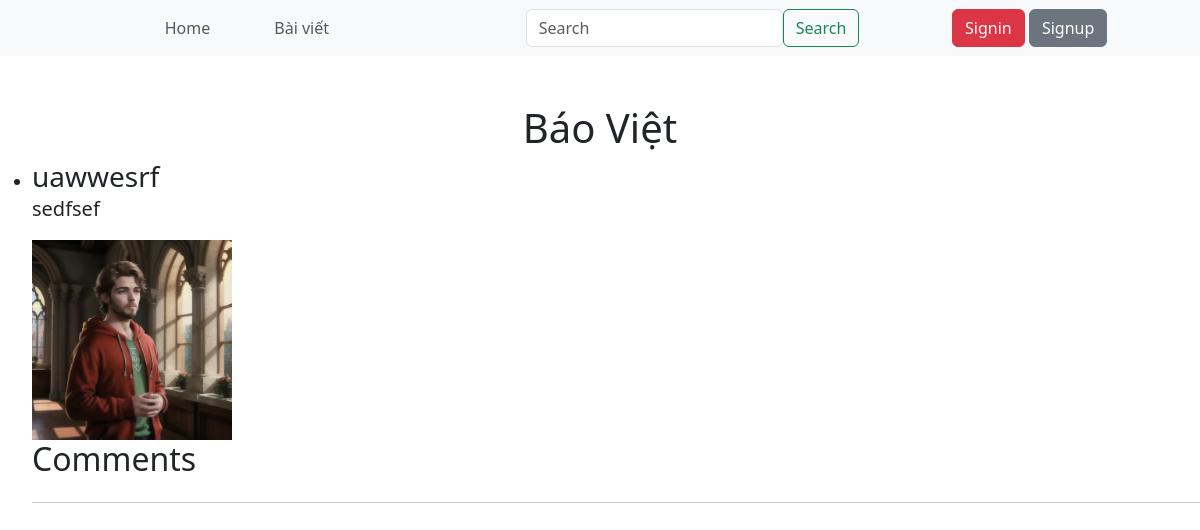
The page / on the database its author committed.
### app.py (models this page shows)
class Post(db.Model):
    id = db.Column(db.Integer, primary_key=True)
    title = db.Column(db.String(100), nullable=False)
    content = db.Column(db.Text, nullable=False)
    image_url = db.Column(db.String(100))
    status = db.Column(db.String(20), default='pending')
    comments = db.relationship('Comment', backref='post_relation', lazy=True)

### app.py (the view)
@app.route('/', methods=['GET', 'POST'])
def index():
    if request.method == 'POST':
        keyword = request.form.get('keyword')
        if keyword:
            posts = Post.query.filter(Post.title.ilike(f'%{keyword}%')).all()
            return render_template('index.html', posts=posts, keyword=keyword)
    posts = Post.query.all()
    comments = {post.id: Comment.query.filter_by(post_id=post.id).all() for post in posts}
    return render_template('index.html', posts=posts, comments=comments)

### templates/index.html (shortened to what this page needs)
<!DOCTYPE html>
<html lang="en">
  <head>
    <link
      rel="stylesheet"
      href="https://cdn.jsdelivr.net/npm/bootstrap@5.3.2/dist/css/bootstrap.min.css"
    />
  </head>
  <body>
    <nav class="navbar navbar-expand-lg navbar-light bg-light">
      <a class="navbar-brand" href="#"
        ><img
      /></a>
      <div
        class="collapse navbar-collapse d-flex justify-content-evenly"
        id="navbarTogglerDemo03"
      >
        <ul class="navbar-nav mr-auto mt-2 mt-lg-0">
          <li class="nav-item active pe-5">
            <a class="nav-link" href="/">Home</a>
          </li>
          <li class="nav-item pe-5">
            <a class="nav-link" href="/post">Bài viết</a>
          </li>
        </ul>
        <form class="form-inline my-2 my-lg-0 d-flex ms-5" method="POST">
          <input
            class="form-control mr-sm-2"
            type="text"
            placeholder="Search"
            name="keyword"
          />
          <button class="btn btn-outline-success my-2 my-sm-0" type="submit">
            Search
          </button>
        </form>
        <div>
          {% if not current_user.is_authenticated %}
          <a class="btn btn-danger" href="/login">Signin</a>
          <a class="btn btn-secondary" href="/register">Signup</a>
          {% endif %}
        </div>
      </div>
    </nav>
    <h1 class="text-center mt-5">Báo Việt</h1>
    <div class="jumbotron">
      <ul>
        {% for post in posts %}
        <li>
          <strong class="display-4 fs-3 fw-medium">{{ post.title }}</strong>
          <p class="lead">{{ post.content }}</p>
          {% if post.image_url %}
          <img
            class="img-fluid"
            style="width: 200px"
            src="{{ post.image_url }}"
            alt="Post Image"
          />
          {% endif %}
          <h2>Comments</h2>
        </li>
        <hr class="my-4" />
        {% endfor %}
      </ul>
    </div>
  </body>
</html>

### rows shown on the page
Post: title "uawwesrf", content "sedfsef", image_url (picture)
